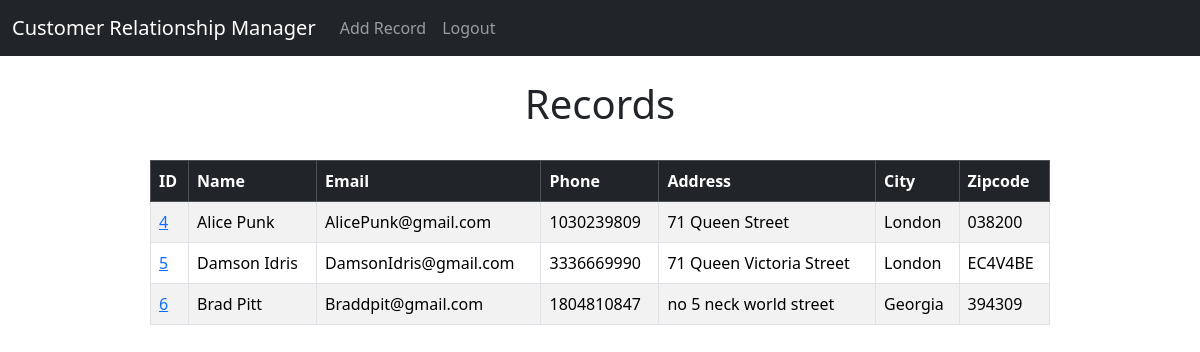
The app's page / (signed in) with its own data.
### CRM_App/models.py (models this page shows, shortened)
class Record(models.Model):
    created_at = models.DateTimeField(auto_now_add=True)
    first_name = models.CharField(max_length=50)
    last_name = models.CharField(max_length=50)
    email = models.EmailField(max_length=100, unique=True)
    phone = models.CharField(max_length=10)
    address = models.CharField(max_length=250)
    city = models.CharField(max_length=30)
    zipcode = models.CharField(max_length=10)

### CRM_App/views.py (the view)
# urls.py: path('', views.home, name='home'),
def home(request):
    records = Record.objects.all()
    if request.method == 'POST':
        username = request.POST['username']
        password = request.POST['password']
        user = authenticate(request, username=username, password=password)
        if user is not None:
            login(request, user)
            messages.success(request, f'Welcome to the website {username}')
            return redirect('home')
        else:
            messages.success(request, 'There was an error. Please try again')
            return redirect('home')
    else:
        return render(request, 'home.html', {'records':records})

### CRM_App/templates/home.html (shortened to what this page needs)
{% extends 'base.html' %}
{% block content %}
<div class="col-9 mx-auto">
    {% if user.is_authenticated %}
    <br><h1 style="text-align: center;">Records</h1><br>
      <table class="table table-striped table-hover table-bordered">
        <thead class="table-dark">
          <tr>
            <th scope="col">ID</th>
            <th scope="col">Name</th>
            <th scope="col">Email</th>
            <th scope="col">Phone</th>
            <th scope="col">Address</th>
            <th scope="col">City</th>
            <th scope="col">Zipcode</th>
          </tr>
        </thead>
        <tbody>
          {% if records %}
            {% for record in records %}
              <tr>
                <td><a href="{% url 'record' record.id %}">{{ record.id }}</a></td>
                <td>{{ record.first_name }} {{ record.last_name }}</td>
                <td>{{ record.email }}</td>
                <td>{{ record.phone }}</td>
                <td>{{ record.address }}</td>
                <td>{{ record.city }}</td>
                <td>{{ record.zipcode }}</td>
              </tr>
            {% endfor %}
          {% endif %}
        </tbody>
      </table>
    {% endif %}
</div>
{% endblock %}

### CRM_App/templates/base.html (shortened to what this page needs)
<!DOCTYPE html>
<html lang="en">
<head>
        <link href="https://cdn.jsdelivr.net/npm/bootstrap@5.3.3/dist/css/bootstrap.min.css" rel="stylesheet">
</head>
<body>
        {% include 'nav.html' %}
        {% block content %}
        {% endblock %}
</body>
</html>

### CRM_App/templates/nav.html (shortened to what this page needs)
<nav class="navbar navbar-expand-lg navbar-dark bg-dark">
  <div class="container-fluid">
    <a class="navbar-brand" href="{% url 'home' %}">Customer Relationship Manager</a>
    <div class="collapse navbar-collapse" id="navbarSupportedContent">
      <ul class="navbar-nav me-auto mb-2 mb-lg-0">
        {% if user.is_authenticated %}
        <li class="nav-item">
          <a class="nav-link" href="{% url 'add_record' %}">Add Record</a>
        </li>
        <li class="nav-item">
          <a class="nav-link" href="{% url 'logout' %}">Logout</a>
        </li>
        {% endif %}
      </ul>
    </div>
  </div>
</nav>

### records on screen
Record: id "4", first_name "Alice", last_name "Punk", email "AlicePunk@gmail.com", phone "1030239809", address "71 Queen Street", city "London", zipcode "038200"
Record: id "5", first_name "Damson", last_name "Idris", email "DamsonIdris@gmail.com", phone "3336669990", address "71 Queen Victoria Street", city "London", zipcode "EC4V4BE"
Record: id "6", first_name "Brad", last_name "Pitt", email "Braddpit@gmail.com", phone "1804810847", address "no 5 neck world street", city "Georgia", zipcode "394309"
